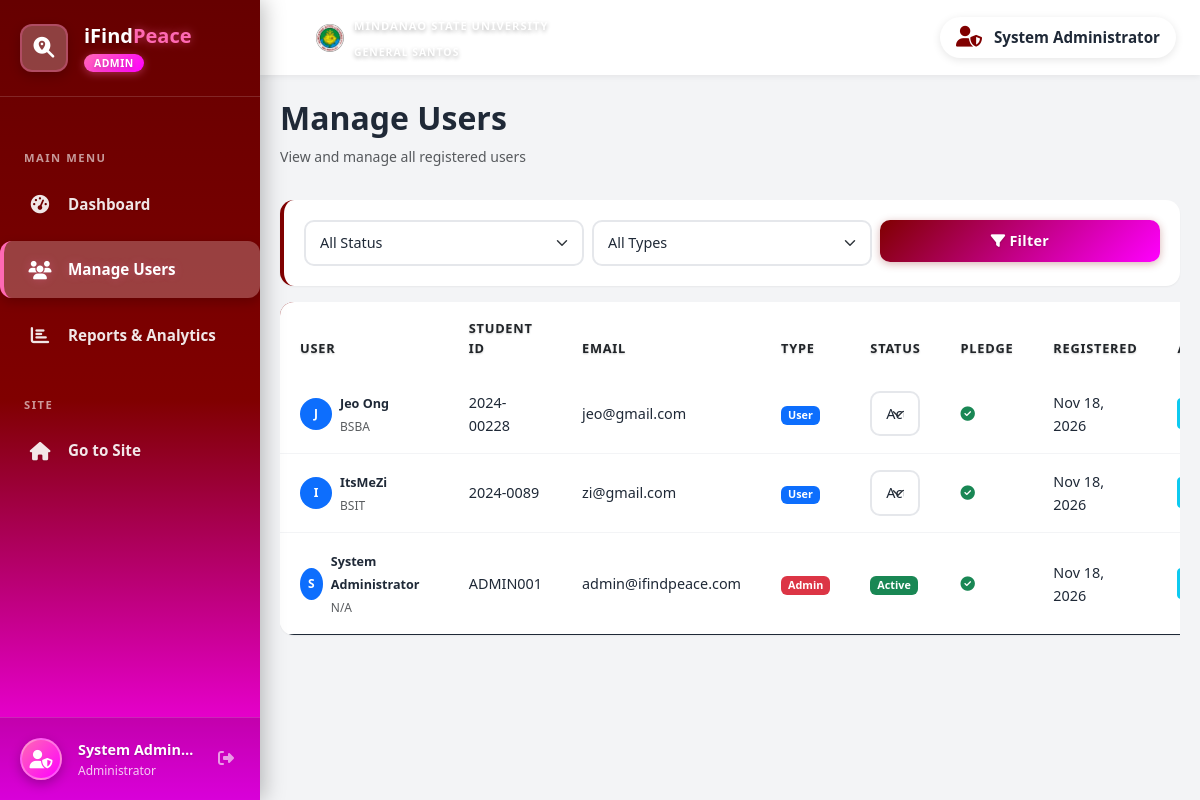
The page /admin/users.php (signed in) on the database its author committed.
### tables this page shows
CREATE TABLE `users` (
  `user_id` int(11) NOT NULL,
  `student_id` varchar(20) NOT NULL,
  `full_name` varchar(100) NOT NULL,
  `email` varchar(100) NOT NULL,
  `password` varchar(255) NOT NULL,
  `phone` varchar(20) DEFAULT NULL,
  `course` varchar(100) DEFAULT NULL,
  `year_level` varchar(20) DEFAULT NULL,
  `user_type` enum('user','admin') DEFAULT 'user',
  `profile_picture` varchar(255) DEFAULT NULL,
  `honesty_pledge_signed` tinyint(1) DEFAULT 0,
  `pledge_signed_date` datetime DEFAULT NULL,
  `created_at` timestamp NOT NULL DEFAULT current_timestamp(),
  `updated_at` timestamp NOT NULL DEFAULT current_timestamp() ON UPDATE current_timestamp(),
  `status` enum('active','inactive','suspended') DEFAULT 'active'
);

### admin/users.php (the view, shortened to what this page needs)
<?php
$conn = getDBConnection();
$where = "WHERE 1=1";
$query = "SELECT * FROM users $where ORDER BY created_at DESC";
$users = $conn->query($query);
?>
<!DOCTYPE html>
<html lang="en">
<head>
    <link href="https://cdn.jsdelivr.net/npm/bootstrap@5.3.0/dist/css/bootstrap.min.css" rel="stylesheet">
    <link href="https://cdnjs.cloudflare.com/ajax/libs/font-awesome/6.4.0/css/all.min.css" rel="stylesheet">
    <link href="../assets/css/style.css" rel="stylesheet">
    <link href="../assets/css/sidebar.css" rel="stylesheet">
</head>
<body class="sidebar-layout">
    <?php include 'includes/sidebar.php'; ?>
    <div class="main-content">
        <div class="topbar">
            <div class="topbar-left">
                <div class="msu-nav-text ms-3 d-none d-lg-flex align-items-center">
                    <img src="../assets/images/msu-logo.jpg" alt="MSU Logo" class="msu-logo-icon me-2">
                    <div>
                        <small class="text-white" style="font-size: 0.7rem; letter-spacing: 1px; font-weight: 700; text-shadow: 0 2px 4px rgba(0,0,0,0.3);">MINDANAO STATE UNIVERSITY</small>
                        <br>
                        <small class="text-white" style="font-size: 0.65rem; letter-spacing: 1px; font-weight: 600; text-shadow: 0 2px 4px rgba(0,0,0,0.3);">GENERAL SANTOS</small>
                    </div>
                </div>
            </div>
            <div class="topbar-right">
                <div class="topbar-user">
                    <i class="fas fa-user-shield"></i>
                    <?php echo htmlspecialchars($_SESSION['full_name']); ?>
                </div>
            </div>
        </div>
        <div class="page-content">
        <div class="row mb-3">
            <div class="col-12">
                <h2 class="fw-bold">Manage Users</h2>
                <p class="text-muted small">View and manage all registered users</p>
            </div>
        </div>
        <div class="filter-section mb-3">
            <form method="GET" class="row g-2">
                <div class="col-md-4">
                    <select name="status" class="form-select">
                        <option value="">All Status</option>
                    </select>
                </div>
                <div class="col-md-4">
                    <select name="type" class="form-select">
                        <option value="">All Types</option>
                    </select>
                </div>
                <div class="col-md-4">
                    <button type="submit" class="btn btn-primary w-100">
                        <i class="fas fa-filter me-1"></i>Filter
                    </button>
                </div>
            </form>
        </div>
        <?php if ($users->num_rows > 0): ?>
            <div class="table-responsive">
                <table class="table">
                    <thead>
                        <tr>
                            <th>User</th>
                            <th>Student ID</th>
                            <th>Email</th>
                            <th>Type</th>
                            <th>Status</th>
                            <th>Pledge</th>
                            <th>Registered</th>
                            <th>Actions</th>
                        </tr>
                    </thead>
                    <tbody>
                        <?php while ($user = $users->fetch_assoc()): ?>
                            <tr>
                                <td>
                                    <div class="d-flex align-items-center">
                                        <div class="rounded-circle bg-primary d-flex align-items-center justify-content-center me-2" style="width: 32px; height: 32px; font-size: 0.75rem;">
                                            <span class="text-white fw-bold"><?php echo strtoupper(substr($user['full_name'], 0, 1)); ?></span>
                                        </div>
                                        <div>
                                            <strong class="small"><?php echo htmlspecialchars($user['full_name']); ?></strong>
                                            <br>
                                            <small class="text-muted" style="font-size: 0.75rem;"><?php echo htmlspecialchars($user['course'] ?? 'N/A'); ?></small>
                                        </div>
                                    </div>
                                </td>
                                <td><?php echo htmlspecialchars($user['student_id']); ?></td>
                                <td><?php echo htmlspecialchars($user['email']); ?></td>
                                <td>
                                    <span class="badge bg-<?php echo $user['user_type'] === 'admin' ? 'danger' : 'primary'; ?>">
                                        <?php echo ucfirst($user['user_type']); ?>
                                    </span>
                                </td>
                                <td>
                                    <?php if ($user['user_type'] !== 'admin'): ?>
                                        <form method="POST" class="d-inline">
                                            <select name="status" class="form-select form-select-sm" onchange="this.form.submit()">
                                                <option value="active" <?php echo $user['status'] === 'active' ? 'selected' : ''; ?>>Active</option>
                                            </select>
                                        </form>
                                    <?php else: ?>
                                        <span class="badge bg-success">Active</span>
                                    <?php endif; ?>
                                </td>
                                <td>
                                    <?php if ($user['honesty_pledge_signed']): ?>
                                        <i class="fas fa-check-circle text-success"></i>
                                    <?php else: ?>
                                        <i class="fas fa-times-circle text-danger"></i>
                                    <?php endif; ?>
                                </td>
                                <td><?php echo date('M d, Y', strtotime($user['created_at'])); ?></td>
                                <td>
                                    <button type="button" class="btn btn-sm btn-info text-white view-user" title="View Details"
                                        data-bs-toggle="modal" data-bs-target="#userModal"
                                        data-name="<?php echo htmlspecialchars($user['full_name']); ?>"
                                        data-student="<?php echo htmlspecialchars($user['student_id']); ?>"
                                        data-email="<?php echo htmlspecialchars($user['email']); ?>"
                                        data-phone="<?php echo htmlspecialchars($user['phone'] ?? 'N/A'); ?>"
                                        data-course="<?php echo htmlspecialchars($user['course'] ?? 'N/A'); ?>"
                                        data-year="<?php echo htmlspecialchars($user['year_level'] ?? 'N/A'); ?>"
                                        data-type="<?php echo htmlspecialchars(ucfirst($user['user_type'])); ?>"
                                        data-status="<?php echo htmlspecialchars(ucfirst($user['status'])); ?>">
                                    </button>
                                </td>
                            </tr>
                        <?php endwhile; ?>
                    </tbody>
                </table>
            </div>
        <?php endif; ?>
        </div>
    </div>
</body>
</html>

### assets/css/style.css (style rules this page uses)
:root { --primary-color: #800000; --primary-dark: #600000; --secondary-color: #ff00ff; --accent-color: #c71585; --danger-color: #ef4444; --dark-color: #1f2937; --light-color: #f9fafb; --gradient-primary: linear-gradient(135deg, #800000 0%, #ff00ff 100%); --gradient-secondary: linear-gradient(135deg, #ff00ff 0%, #c71585 100%); --shadow-sm: 0 1px 2px 0 rgba(0, 0, 0, 0.05); --shadow-md: 0 4px 6px -1px rgba(0, 0, 0, 0.1); --shadow-lg: 0 10px 15px -3px rgba(0, 0, 0, 0.1); --shadow-xl: 0 20px 25px -5px rgba(0, 0, 0, 0.1); }
* { margin: 0; padding: 0; box-sizing: border-box; }
body { font-family: 'Segoe UI', Tahoma, Geneva, Verdana, sans-serif; background-color: #f3f4f6; color: #1f2937; line-height: 1.6; }
.msu-nav-text { border-left: 2px solid rgba(255, 255, 255, 0.3); padding-left: 12px; }
.msu-logo-icon { width: 36px; height: 36px; border-radius: 50%; object-fit: cover; border: 2px solid rgba(255, 255, 255, 0.5); box-shadow: 0 0 8px rgba(255, 255, 255, 0.2); }
.btn-primary { background: linear-gradient(135deg, #800000 0%, #ff00ff 100%); border: none; padding: 0.625rem 1.25rem; font-weight: 700; border-radius: 0.625rem; transition: all 0.3s ease; letter-spacing: 0.3px; font-size: 0.9rem; text-shadow: 0 1px 2px rgba(0,0,0,0.2); box-shadow: 0 2px 8px rgba(128,0,0,0.3); }
.form-select { border-radius: 0.625rem; border: 2px solid #e5e7eb; padding: 0.625rem 0.875rem; transition: all 0.3s ease; font-size: 0.9rem; font-weight: 500; color: #1f2937; }
.filter-section { background: white; border-radius: 0.875rem; padding: 1.25rem; box-shadow: var(--shadow-sm); margin-bottom: 1.5rem; border-left: 4px solid #800000; }
.table { background: white; border-radius: 0.875rem; overflow: hidden; box-shadow: var(--shadow-sm); }
.table thead { background: linear-gradient(135deg, #800000 0%, #ff00ff 100%); color: white; }
.table thead th { border: none; padding: 1rem 1.25rem; font-weight: 700; text-transform: uppercase; font-size: 0.8rem; letter-spacing: 0.75px; text-shadow: 0 1px 2px rgba(0,0,0,0.2); }
.table tbody tr { transition: all 0.3s ease; border-bottom: 1px solid #f3f4f6; }
.table tbody tr:last-child { border-bottom: none; }
.table tbody td { padding: 1rem 1.25rem; vertical-align: middle; font-size: 0.9rem; font-weight: 500; color: #1f2937; }

### assets/css/sidebar.css (style rules this page uses)
body.sidebar-layout { overflow-x: hidden; }
.main-content { margin-left: 260px; min-height: 100vh; background-color: #f3f4f6; transition: margin-left 0.3s ease; display: flex; flex-direction: column; }
.topbar { background: white; padding: 0.75rem 1.5rem; display: flex; align-items: center; justify-content: space-between; box-shadow: 0 2px 6px rgba(0,0,0,0.06); position: sticky; top: 0; z-index: 100; }
.topbar-left { display: flex; align-items: center; gap: 1rem; }
.topbar-right { display: flex; align-items: center; gap: 1rem; }
.topbar-user { display: flex; align-items: center; gap: 0.75rem; color: #1f2937; font-weight: 700; font-size: 0.95rem; padding: 0.5rem 1rem; background: white; border-radius: 50px; box-shadow: 0 2px 8px rgba(0,0,0,0.1); }
.topbar-user i { color: #800000; font-size: 1.3rem; }
.page-content { padding: 1.5rem 1.25rem; flex: 1; }
.msu-nav-text { display: flex; align-items: center; }
.msu-logo-icon { width: 32px; height: 32px; border-radius: 50%; object-fit: cover; }

### rows shown on the page
users: full_name "J", full_name "Jeo Ong", course "BSBA", student "2024-00228", email "jeo@gmail.com", user_type "User", status "Active", honesty_pledge_signed 1 (drawn), created_at "Nov 18, 2026"
users: full_name "I", full_name "ItsMeZi", course "BSIT", student "2024-0089", email "zi@gmail.com", user_type "User", status "Active", honesty_pledge_signed 1 (drawn), created_at "Nov 18, 2026"
users: full_name "S", full_name "System Administrator", course "N/A", student "ADMIN001", email "admin@ifindpeace.com", user_type "Admin", shows "Active", honesty_pledge_signed 1 (drawn), created_at "Nov 18, 2026"

### other values the page prints
$_SESSION['full_name'] "System Admin…"
$_SESSION['full_name'] "System Administrator"
